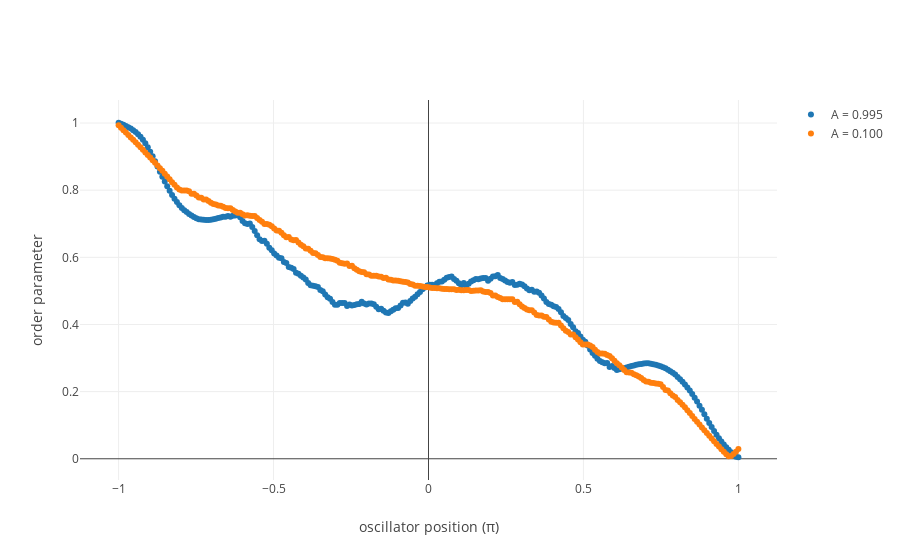

Notebook code for this chart:
### Code cell
layout = go.Layout(
    xaxis=dict(title='oscillator position (π)'),
    yaxis=dict(title='order parameter'),
)

figure = go.Figure([
    go.Scatter(x=phi1 / np.pi, y=np.abs(order1[-1]), mode='markers', name=f'A = 0.995'),
    go.Scatter(x=phi2 / np.pi, y=np.abs(order2[-1]), mode='markers', name=f'A = 0.100'),
], layout)

py.iplot(figure)

### Figure 1 — Plotly figure (JSON) as saved in the notebook; plotly's stock layout.template omitted (floating-point values rounded to 4 significant figures; data arrays with more than 128 entries replaced by an {"elided": "..."} marker saying what was removed)
{"data": [{"mode": "markers", "name": "A = 0.995", "type": "scatter", "uid": "7710d120-2113-4ed6-8982-03663f6d1f9d", "x": {"elided": "256 float values"}, "y": {"elided": "256 float values"}}, {"mode": "markers", "name": "A = 0.100", "type": "scatter", "uid": "14fd2a03-a581-48df-9ad6-d2dae4dea93f", "x": {"elided": "256 float values"}, "y": {"elided": "256 float values"}}], "layout": {"xaxis": {"title": "oscillator position (π)"}, "yaxis": {"title": "order parameter"}}}
